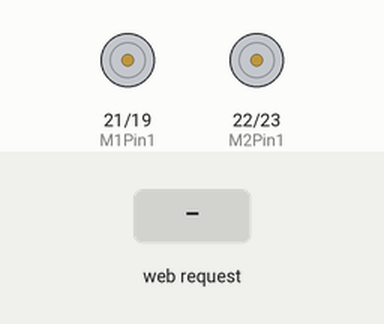
Simulated run of this sketch. Board: ESP32. Shown: motor-driver pin pairs drawn as motors (green arrow = first pin HIGH = forward, orange = second pin HIGH = backward, longer = more drive). The inputs (shaded band) are chosen by the test bench. What the sketch prints to the serial monitor is not drawn.

Above: at 1.2 s.
1.3 s: HTTP request GET /forward received
At 2.5 s:
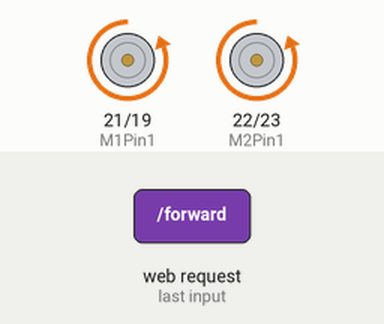
2.8 s: HTTP request GET /backward received
At 3.8 s:
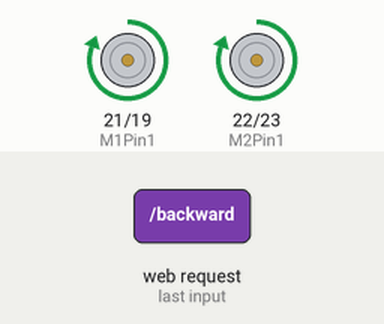
4.3 s: HTTP request GET /left received
At 5.0 s:
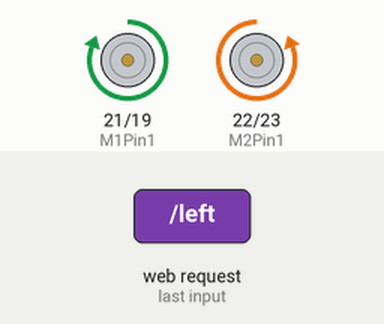
5.8 s: HTTP request GET /right received
At 6.1 s:
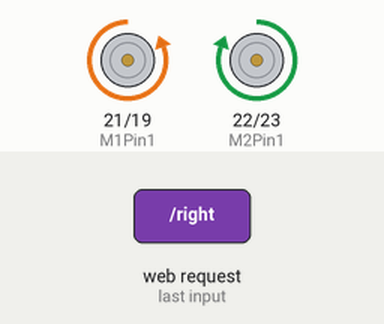
7.3 s: HTTP request GET /stop received
At 8.5 s:
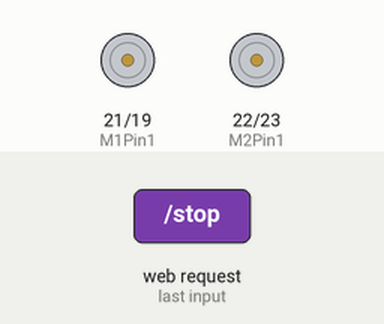
Timing chart, 0 to 9.8 s (numbered marks = the images above; inputs shaded):
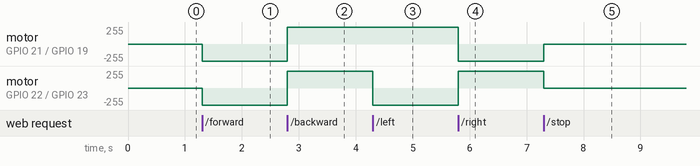

The sketch:

FIREBOT_ESP32_CODE.ino
```cpp
/* INDUCTIVO, ALFRED AARON M.
    20221121217
    FIREBOT PROJECT ESP32 CODE (FOR MOVEMENT)
*/

#include <WiFi.h>
#include <WebServer.h>
#include <ESP32Servo.h>

// ==== Motor Pins ====
int M1Pin1 = 21;  // Left Motor
int M1Pin2 = 19;
int M2Pin1 = 22;  // Right Motor
int M2Pin2 = 23;

// ==== Access Point Credentials ====
const char* ap_ssid = "FIREBOT";
const char* ap_password = "12345678";

WebServer server(80);

// === HTML Webpage ===
String htmlPage = R"rawliteral(
<!DOCTYPE html>
<html>
<head>
  <title>FIREBOT CONTROLLER</title>
  <style>
    body { text-align: center; font-family: Monaco; font-size:20px; background-color: orange; }
    button { width: 240px; height: 120px; font-size: 30px; margin: 10px; }
  </style>
</head>
<body>
  <h2>FIREBOT Controller</h2>
  <button onclick="location.href='/forward'">FORWARD</button><br>
  <button onclick="location.href='/left'">LEFT</button>
  <button onclick="location.href='/stop'">STOP</button>
  <button onclick="location.href='/right'">RIGHT</button><br>
  <button onclick="location.href='/backward'">BACKWARD</button>
</body>
</html>
)rawliteral";

void setup() {
  Serial.begin(115200);

  pinMode(M2Pin1, OUTPUT);
  pinMode(M2Pin2, OUTPUT);
  pinMode(M1Pin1, OUTPUT);
  pinMode(M1Pin2, OUTPUT);

  stopMotors();

  // ==== WiFi Access Point ====
  WiFi.softAP(ap_ssid, ap_password);
  Serial.println("Access Point Started!");
  Serial.print("IP Address: ");
  Serial.println(WiFi.softAPIP());

  // ==== Web Server Routes ====
  server.on("/", handleRoot);
  server.on("/forward", handleForward);
  server.on("/backward", handleBackward);
  server.on("/left", handleLeft);
  server.on("/right", handleRight);
  server.on("/stop", handleStop);

  server.begin();
}

void loop() {
  server.handleClient();
}

// === Web Handlers ===
void handleRoot() {
  server.send(200, "text/html", htmlPage);
}

void handleForward() {
  forward();
  server.send(200, "text/html", htmlPage);
}
void handleBackward() {
  backward();
  server.send(200, "text/html", htmlPage);
}
void handleLeft() {
  turnLeft();
  server.send(200, "text/html", htmlPage);
}
void handleRight() {
  turnRight();
  server.send(200, "text/html", htmlPage);
}
void handleStop() {
  stopMotors();
  server.send(200, "text/html", htmlPage);
}

// === Motor Movements ===
void forward() {
  digitalWrite(M2Pin1, LOW);
  digitalWrite(M2Pin2, HIGH);
  digitalWrite(M1Pin1, LOW);
  digitalWrite(M1Pin2, HIGH);
}
void backward() {
  digitalWrite(M2Pin1, HIGH);
  digitalWrite(M2Pin2, LOW);
  digitalWrite(M1Pin1, HIGH);
  digitalWrite(M1Pin2, LOW);
}
void turnRight() {
  digitalWrite(M2Pin1, HIGH);
  digitalWrite(M2Pin2, LOW);
  digitalWrite(M1Pin1, LOW);
  digitalWrite(M1Pin2, HIGH);
}
void turnLeft() {
  digitalWrite(M2Pin1, LOW);
  digitalWrite(M2Pin2, HIGH);
  digitalWrite(M1Pin1, HIGH);
  digitalWrite(M1Pin2, LOW);
}
void stopMotors() {
  digitalWrite(M2Pin1, LOW);
  digitalWrite(M2Pin2, LOW);
  digitalWrite(M1Pin1, LOW);
  digitalWrite(M1Pin2, LOW);
}
```

Measured:
- after the input at 1.3 s, motor on GPIO 21 (M1Pin1) / GPIO 19 (M1Pin2), motor on GPIO 22 (M2Pin1) / GPIO 23 (M2Pin2): stopped → backward 255/255 at once
- after the input at 2.8 s, motor on GPIO 21 (M1Pin1) / GPIO 19 (M1Pin2), motor on GPIO 22 (M2Pin1) / GPIO 23 (M2Pin2): backward 255/255 → forward 255/255 at once
- after the input at 4.3 s, motor on GPIO 22 (M2Pin1) / GPIO 23 (M2Pin2): forward 255/255 → backward 255/255 at once
- after the input at 5.8 s, motor on GPIO 21 (M1Pin1) / GPIO 19 (M1Pin2): forward 255/255 → backward 255/255 at once; motor on GPIO 22 (M2Pin1) / GPIO 23 (M2Pin2): backward 255/255 → forward 255/255 at once
- after the input at 7.3 s, motor on GPIO 21 (M1Pin1) / GPIO 19 (M1Pin2): backward 255/255 → stopped at once; motor on GPIO 22 (M2Pin1) / GPIO 23 (M2Pin2): forward 255/255 → stopped at once
